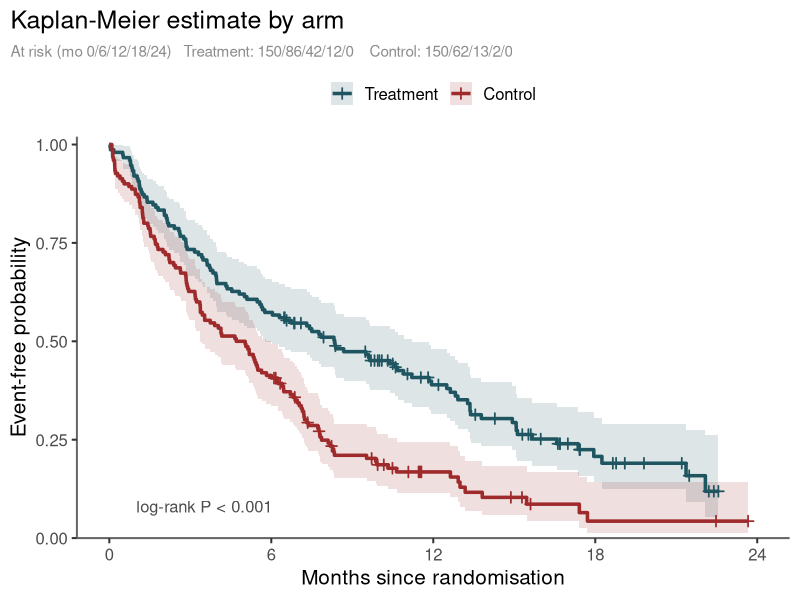
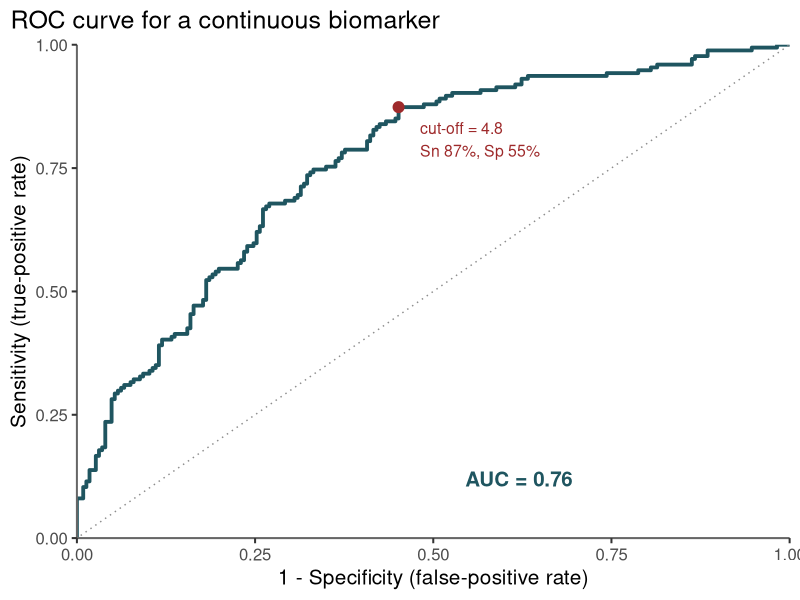
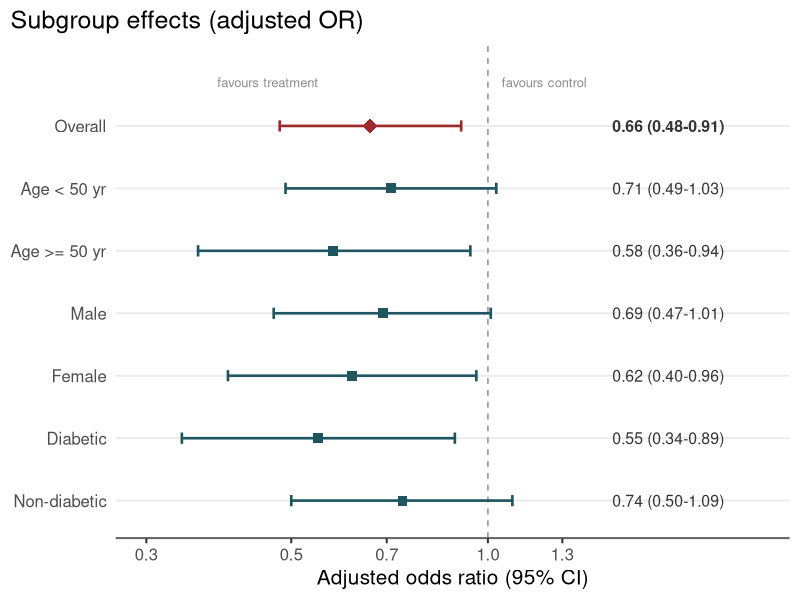

The R source for these figures, in order:
# Teaching figures for the Results-section workshop (Session 2)
# Kaplan-Meier, ROC and forest plot — clean, chartjunk-free, fully reproducible.
# tidyverse-style ggplot2 + pROC on R 4.4.1; every stochastic step is seeded.

library(survival)
library(ggplot2)
library(pROC)
library(here)

img_dir <- here::here("images")
if (!dir.exists(img_dir)) dir.create(img_dir, recursive = TRUE)

accent  <- "#1f5560"   # deck accent (teal)
accent2 <- "#9e2a2b"   # maroon (.important)
grey    <- "grey55"

theme_talk <- theme_classic(base_size = 15) +
  theme(
    legend.position    = "top",
    legend.title       = element_blank(),
    plot.title.position = "plot",
    plot.subtitle      = element_text(colour = grey, size = 11),
    axis.line          = element_line(colour = "grey40")
  )

# ------------------------------------------------------------------ #
# 1. Kaplan-Meier — two-arm trial, CI bands, censor ticks, log-rank P
# ------------------------------------------------------------------ #
set.seed(2026)
n_arm <- 150
sim_arm <- function(rate, label, n) {
  t_event <- rexp(n, rate = rate)
  t_cens  <- runif(n, 6, 24)                 # administrative censoring (months)
  data.frame(
    time   = pmin(t_event, t_cens),
    status = as.integer(t_event <= t_cens),  # 1 = event, 0 = censored
    arm    = label
  )
}
trial <- rbind(
  sim_arm(0.10, "Treatment", n_arm),
  sim_arm(0.16, "Control",   n_arm)
)
trial$arm <- factor(trial$arm, levels = c("Treatment", "Control"))

fit <- survfit(Surv(time, status) ~ arm, data = trial)

# tidy the survfit into a step data frame (no survminer needed)
arm_names <- sub("arm=", "", names(fit$strata))
km <- data.frame(
  time = fit$time, surv = fit$surv, lower = fit$lower, upper = fit$upper,
  n_censor = fit$n.censor, arm = rep(arm_names, fit$strata)
)
km0 <- data.frame(time = 0, surv = 1, lower = 1, upper = 1, n_censor = 0,
                  arm = arm_names)
km <- rbind(km0, km)
km$arm <- factor(km$arm, levels = c("Treatment", "Control"))
km$lower[is.na(km$lower)] <- km$surv[is.na(km$lower)]
km$upper[is.na(km$upper)] <- km$surv[is.na(km$upper)]

# expand to a proper step ribbon for the CI band
step_ribbon <- function(d) {
  d <- d[order(d$time), ]; n <- nrow(d)
  data.frame(
    time  = as.vector(rbind(d$time[-n],  d$time[-1])),
    lower = as.vector(rbind(d$lower[-n], d$lower[-n])),
    upper = as.vector(rbind(d$upper[-n], d$upper[-n])),
    arm   = d$arm[1]
  )
}
ribbon <- do.call(rbind, lapply(split(km, km$arm), step_ribbon))
ribbon$arm <- factor(ribbon$arm, levels = c("Treatment", "Control"))

sd  <- survdiff(Surv(time, status) ~ arm, data = trial)
p_lr <- 1 - pchisq(sd$chisq, length(sd$n) - 1)
p_lab <- if (p_lr < 0.001) "log-rank P < 0.001" else sprintf("log-rank P = %.3f", p_lr)

at <- summary(fit, times = seq(0, 24, 6), extend = TRUE)
risk <- tapply(at$n.risk, sub("arm=", "", at$strata), c)
risk_sub <- sprintf("At risk (mo 0/6/12/18/24)   Treatment: %s    Control: %s",
                    paste(risk[["Treatment"]], collapse = "/"),
                    paste(risk[["Control"]],   collapse = "/"))

p_km <- ggplot() +
  geom_ribbon(data = ribbon, aes(time, ymin = lower, ymax = upper, fill = arm),
              alpha = 0.15) +
  geom_step(data = km, aes(time, surv, colour = arm), linewidth = 1.2) +
  geom_point(data = subset(km, n_censor > 0),
             aes(time, surv, colour = arm), shape = 3, size = 2, stroke = 0.9) +
  annotate("text", x = 1, y = 0.08, hjust = 0, label = p_lab,
           colour = "grey30", size = 4.2) +
  scale_colour_manual(values = c(Treatment = accent, Control = accent2)) +
  scale_fill_manual(values   = c(Treatment = accent, Control = accent2)) +
  scale_x_continuous(breaks = seq(0, 24, 6), limits = c(0, 24)) +
  scale_y_continuous(limits = c(0, 1), expand = expansion(c(0, 0.02))) +
  labs(x = "Months since randomisation", y = "Event-free probability",
       title = "Kaplan-Meier estimate by arm", subtitle = risk_sub) +
  theme_talk
ggsave(file.path(img_dir, "km_curve.png"), p_km,
       width = 8.0, height = 5.2, dpi = 200)

# ------------------------------------------------------------------ #
# 2. ROC curve — biomarker vs disease, AUC + Youden-optimal cut-off
# ------------------------------------------------------------------ #
set.seed(7)
n_dx      <- 400
disease   <- rbinom(n_dx, 1, 0.40)
biomarker <- rnorm(n_dx, mean = ifelse(disease == 1, 6.2, 4.8), sd = 1.3)

roc_obj <- roc(disease, biomarker, quiet = TRUE)
auc_val <- as.numeric(auc(roc_obj))
best <- coords(roc_obj, "best", best.method = "youden",
               ret = c("threshold", "sensitivity", "specificity"))

p_roc <- ggroc(roc_obj, legacy.axes = TRUE, colour = accent, linewidth = 1.3) +
  geom_abline(slope = 1, intercept = 0, linetype = 3, colour = grey) +
  annotate("point", x = 1 - best$specificity, y = best$sensitivity,
           colour = accent2, size = 3.4) +
  annotate("text", x = 1 - best$specificity + 0.03, y = best$sensitivity - 0.03,
           hjust = 0, vjust = 1, colour = accent2, size = 4,
           label = sprintf("cut-off = %.1f\nSn %.0f%%, Sp %.0f%%",
                           best$threshold, 100 * best$sensitivity,
                           100 * best$specificity)) +
  annotate("text", x = 0.62, y = 0.12, colour = accent, fontface = "bold",
           size = 5.2, label = sprintf("AUC = %.2f", auc_val)) +
  scale_x_continuous(limits = c(0, 1), expand = c(0, 0)) +
  scale_y_continuous(limits = c(0, 1), expand = c(0, 0)) +
  labs(x = "1 - Specificity (false-positive rate)",
       y = "Sensitivity (true-positive rate)",
       title = "ROC curve for a continuous biomarker") +
  theme_talk + theme(legend.position = "none")
ggsave(file.path(img_dir, "roc_curve.png"), p_roc,
       width = 6.6, height = 6.2, dpi = 200)

# ------------------------------------------------------------------ #
# 3. Forest plot — subgroup odds ratios with 95% CI (log scale)
# ------------------------------------------------------------------ #
forest_df <- data.frame(
  subgroup = c("Overall", "Age < 50 yr", "Age >= 50 yr",
               "Male", "Female", "Diabetic", "Non-diabetic"),
  or   = c(0.66, 0.71, 0.58, 0.69, 0.62, 0.55, 0.74),
  low  = c(0.48, 0.49, 0.36, 0.47, 0.40, 0.34, 0.50),
  high = c(0.91, 1.03, 0.94, 1.01, 0.96, 0.89, 1.09),
  stringsAsFactors = FALSE
)
forest_df$is_overall <- forest_df$subgroup == "Overall"
forest_df$subgroup <- factor(forest_df$subgroup, levels = rev(forest_df$subgroup))
forest_df$lab <- sprintf("%.2f (%.2f-%.2f)", forest_df$or, forest_df$low, forest_df$high)

p_forest <- ggplot(forest_df, aes(or, subgroup, colour = is_overall)) +
  geom_vline(xintercept = 1, linetype = 2, colour = grey) +
  geom_errorbarh(aes(xmin = low, xmax = high), height = 0.18, linewidth = 0.9) +
  geom_point(aes(shape = is_overall, size = is_overall)) +
  geom_text(aes(x = 1.55, label = lab, fontface = ifelse(is_overall, 2, 1)),
            hjust = 0, size = 4, colour = "grey20") +
  annotate("text", x = 0.55, y = 7.7, label = "favours treatment",
           colour = grey, size = 3.3, hjust = 1) +
  annotate("text", x = 1.05, y = 7.7, label = "favours control",
           colour = grey, size = 3.3, hjust = 0) +
  scale_x_log10(breaks = c(0.3, 0.5, 0.7, 1.0, 1.3),
                limits = c(0.3, 2.6)) +
  scale_y_discrete(expand = expansion(add = c(0.6, 1.3))) +
  coord_cartesian(clip = "off") +
  scale_colour_manual(values = c(`FALSE` = accent, `TRUE` = accent2)) +
  scale_shape_manual(values  = c(`FALSE` = 15, `TRUE` = 18)) +
  scale_size_manual(values   = c(`FALSE` = 3, `TRUE` = 4.5)) +
  labs(x = "Adjusted odds ratio (95% CI)", y = NULL,
       title = "Subgroup effects (adjusted OR)") +
  theme_talk +
  theme(legend.position = "none",
        panel.grid.major.y = element_line(colour = "grey92"),
        axis.line.y = element_blank(), axis.ticks.y = element_blank())
ggsave(file.path(img_dir, "forest_plot.png"), p_forest,
       width = 8.4, height = 5.0, dpi = 200)

cat("Figures written to", img_dir, "\n")
cat(sprintf("  km_curve.png  |  roc_curve.png (AUC %.2f)  |  forest_plot.png\n",
            auc_val))
